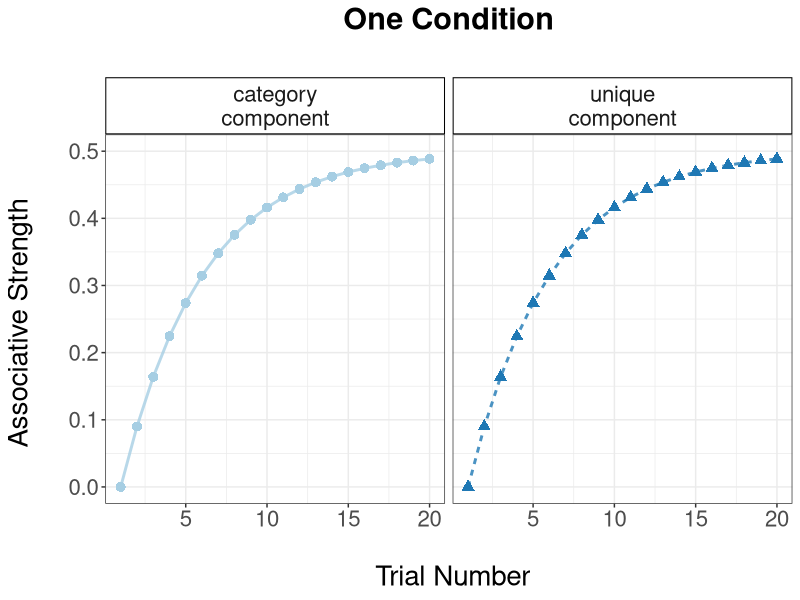
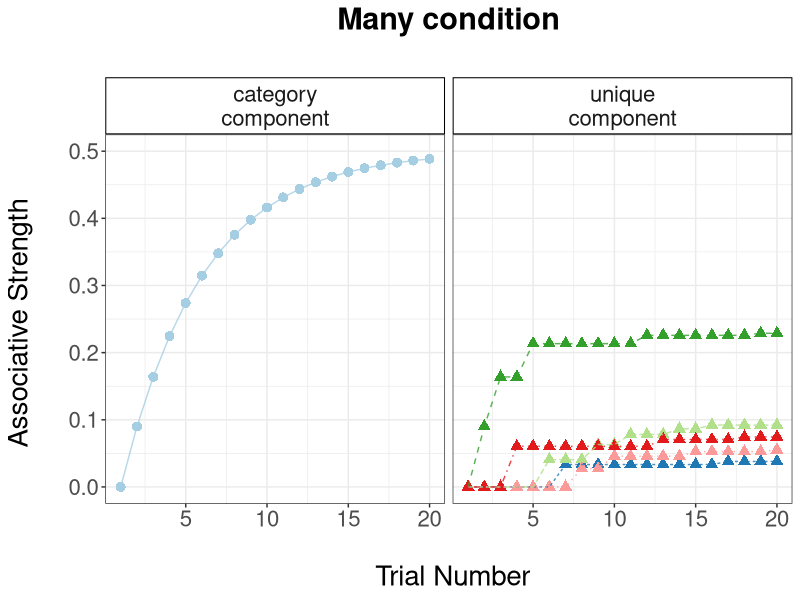
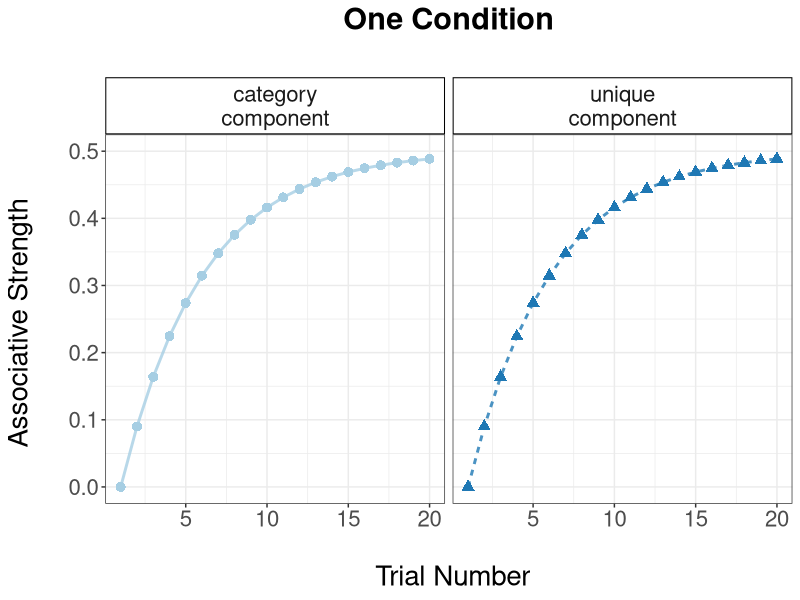
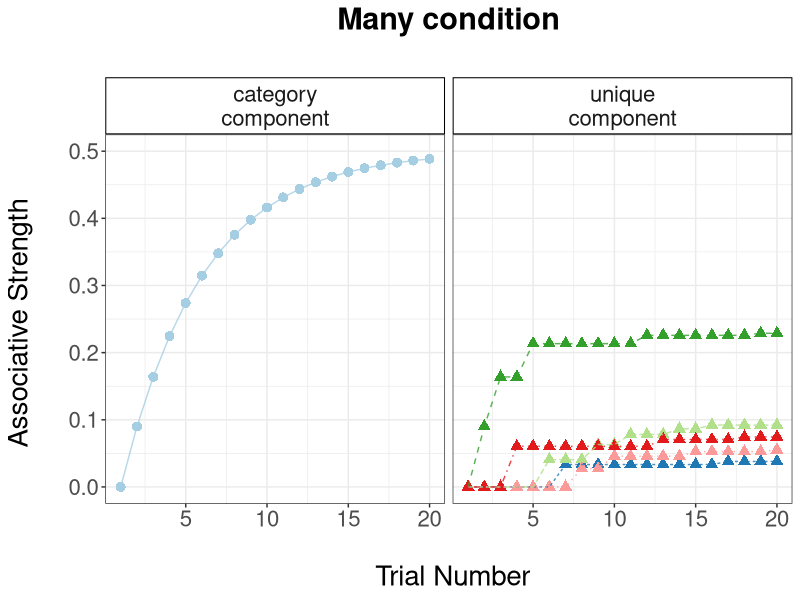

R code for these plots, in order:
#####  generating predictions from the Rescola-Wagner model

##packages
library(tidyverse)
library(ggplot2)

## set wd
setwd("C:/Users/siskr01/GitHub/CSCond_analysis/analysis_All")

### Rescola-Wagner model

update_RW <- function (value, alpha, beta, lambda){
  
  #value of compound stimulus
  value_compound <- sum(value)
  
  #compute prediction error
  prediction_error <- lambda - value_compound
  
  #compute change in strength
  value_change <- alpha * beta * prediction_error
  
  #update associative value
  value <- value + value_change
  
  #return new value
  return(value)
  
}

### simulate learning phase: one vs. many
set.seed(88)

#number of trials per category:
n_trials <- 20

### associative strength for each stimulus component

#lambda <- 1 #positive valence
beta <- .3

conditions <- c("one", "many")
valence <- c("neg", "pos")

for (val in valence) {
  if (val == "pos"){
    
    lambda <- 1 #positive valence
    
    ##store results
    #calculate associative values for one condition
    strengthOne <- tibble(trial_nr = 1:n_trials,
                          valuesA = numeric(n_trials), #category-defining component
                          values1 = numeric(n_trials),
                          values2 = numeric(n_trials),
                          values3 = numeric(n_trials),
                          values4 = numeric(n_trials),
                          values5 = numeric(n_trials),
                          #always same stimulus presentation in One
                          stim_selected = 1,
    )
    
    #calculate associative values for many condition
    strengthMany <- tibble(trial_nr = 1:n_trials,
                           valuesA = numeric(n_trials),
                           values1 = numeric(n_trials),
                           values2 = numeric(n_trials),
                           values3 = numeric(n_trials),
                           values4 = numeric(n_trials),
                           values5 = numeric(n_trials),
                           #random stimulus presentation in Many
                           stim_selected = sample(rep(1:5, n_trials/4), size = n_trials, replace = FALSE))
    
    for (condition in conditions){
      if (condition == "one") {
        for (trial in 2:n_trials){
          
          #attention can only be devoted towards the first two elements of the stimulus
          alpha_manually <- c(.3, .3, 0, 0, 0, 0)
          
          ### predictive values for 20 trials, pairing each CS consistently with USs
          
          #get assiciative values from previous trial
          v_old <- c(strengthOne$valuesA[trial-1], 
                     strengthOne$values1[trial-1],
                     strengthOne$values2[trial-1],
                     strengthOne$values3[trial-1],
                     strengthOne$values4[trial-1],
                     strengthOne$values5[trial-1]
          )
          
          #calculate associative strengths
          v_new <- update_RW(v_old, alpha = alpha_manually , beta, lambda)
          print(v_new)
          
          ##store results
          strengthOne$valuesA[trial] <- v_new[1]
          strengthOne$values1[trial] <- v_new[2]
          strengthOne$values2[trial] <- v_new[3]
          strengthOne$values3[trial] <- v_new[4]
          strengthOne$values4[trial] <- v_new[5]
          strengthOne$values5[trial] <- v_new[6]
        }
        
      } else {
        #many condition
        
        for (trial in 2:n_trials) {
          
          #randomly select which combination of category-defining component and
          #unique component is displayed to participant
          
          if (strengthMany$stim_selected[trial] == 1){
            alpha_manually <- c(.3, .3, 0, 0, 0, 0)
          } else if (strengthMany$stim_selected[trial] == 2){
            alpha_manually <- c(.3, 0, .3, 0, 0, 0)
          } else if (strengthMany$stim_selected[trial] == 3){
            alpha_manually <- c(.3, 0, 0, .3, 0, 0)
          } else if (strengthMany$stim_selected[trial] == 4){
            alpha_manually <- c(.3, 0, 0, 0, .3, 0)
          } else {
            alpha_manually <- c(.3, 0, 0, 0, 0, .3)
          }
          
          ###predictive values for 20 trials, pairing each CS consistently with USs
          
          #get associative values from previous trial
          v_old <- c(strengthMany$valuesA[trial-1], 
                     strengthMany$values1[trial-1],
                     strengthMany$values2[trial-1],
                     strengthMany$values3[trial-1],
                     strengthMany$values4[trial-1],
                     strengthMany$values5[trial-1]
          )
          
          #calculate associative strengths
          v_new <- update_RW(v_old, alpha = alpha_manually , beta, lambda)
          
          #store results in strengthMany data frame
          strengthMany$valuesA[trial] <- v_new[1]
          strengthMany$values1[trial] <- v_new[2]
          strengthMany$values2[trial] <- v_new[3]
          strengthMany$values3[trial] <- v_new[4]
          strengthMany$values4[trial] <- v_new[5]
          strengthMany$values5[trial] <- v_new[6]
          
        }
      }
    }
    
    strengthOne
    strengthMany
    
    #### store outcomes: associative strength for cues at 20th trial
    associativeStrengthPos <- tibble(condition = rep(c("one", "many"),2),
                                  cue = c("same", "same", "varying", "varying"),
                                  val = rep(c("pos"), 4),
                                  strength = c(as.numeric(strengthOne[n_trials,2]),
                                               as.numeric(strengthMany[n_trials,2]),
                                               as.numeric(strengthOne[n_trials,3]),
                                               as.numeric(strengthMany[n_trials, 3]))) %>%
      arrange(condition)

    associativeStrengthPos
    
  } else {
    ##### same calculations for negative valence
    lambda <- -1 #negative valence
    
    ##store results
    #calculate associative values for one condition
    strengthOne <- tibble(trial_nr = 1:n_trials,
                          valuesA = numeric(n_trials), #category-defining component
                          values1 = numeric(n_trials),
                          values2 = numeric(n_trials),
                          values3 = numeric(n_trials),
                          values4 = numeric(n_trials),
                          values5 = numeric(n_trials),
                          #always same stimulus presentation in One
                          stim_selected = 1,
    )
    
    #calculate associative values for many condition
    strengthMany <- tibble(trial_nr = 1:n_trials,
                           valuesA = numeric(n_trials),
                           values1 = numeric(n_trials),
                           values2 = numeric(n_trials),
                           values3 = numeric(n_trials),
                           values4 = numeric(n_trials),
                           values5 = numeric(n_trials),
                           #random stimulus presentation in Many
                           stim_selected = sample(rep(1:5, n_trials/4), size = n_trials, replace = FALSE))
    
    for (condition in conditions){
      if (condition == "one") {
        for (trial in 2:n_trials){
          
          #attention can only be devoted towards the first two elements of the stimulus
          alpha_manually <- c(.3, .3, 0, 0, 0, 0)
          
          ### predictive values for 20 trials, pairing each CS consistently with USs
          
          #get assiciative values from previous trial
          v_old <- c(strengthOne$valuesA[trial-1], 
                     strengthOne$values1[trial-1],
                     strengthOne$values2[trial-1],
                     strengthOne$values3[trial-1],
                     strengthOne$values4[trial-1],
                     strengthOne$values5[trial-1]
          )
          
          #calculate associative strengths
          v_new <- update_RW(v_old, alpha = alpha_manually , beta, lambda)
          print(v_new)
          
          ##store results
          strengthOne$valuesA[trial] <- v_new[1]
          strengthOne$values1[trial] <- v_new[2]
          strengthOne$values2[trial] <- v_new[3]
          strengthOne$values3[trial] <- v_new[4]
          strengthOne$values4[trial] <- v_new[5]
          strengthOne$values5[trial] <- v_new[6]
        }
        
      } else {
        #many condition
        
        for (trial in 2:n_trials) {
          
          #randomly select which combination of category-defining component and
          #unique component is displayed to participant
          
          if (strengthMany$stim_selected[trial] == 1){
            alpha_manually <- c(.3, .3, 0, 0, 0, 0)
          } else if (strengthMany$stim_selected[trial] == 2){
            alpha_manually <- c(.3, 0, .3, 0, 0, 0)
          } else if (strengthMany$stim_selected[trial] == 3){
            alpha_manually <- c(.3, 0, 0, .3, 0, 0)
          } else if (strengthMany$stim_selected[trial] == 4){
            alpha_manually <- c(.3, 0, 0, 0, .3, 0)
          } else {
            alpha_manually <- c(.3, 0, 0, 0, 0, .3)
          }
          
          ###predictive values for 20 trials, pairing each CS consistently with USs
          
          #get associative values from previous trial
          v_old <- c(strengthMany$valuesA[trial-1], 
                     strengthMany$values1[trial-1],
                     strengthMany$values2[trial-1],
                     strengthMany$values3[trial-1],
                     strengthMany$values4[trial-1],
                     strengthMany$values5[trial-1]
          )
          
          #calculate associative strengths
          v_new <- update_RW(v_old, alpha = alpha_manually , beta, lambda)
          
          #store results in strengthMany data frame
          strengthMany$valuesA[trial] <- v_new[1]
          strengthMany$values1[trial] <- v_new[2]
          strengthMany$values2[trial] <- v_new[3]
          strengthMany$values3[trial] <- v_new[4]
          strengthMany$values4[trial] <- v_new[5]
          strengthMany$values5[trial] <- v_new[6]
          
        }
      }
    }
    
    strengthOne
    strengthMany
    
    #### store outcomes: associative strength for cues at 20th trial
    
    associativeStrengthNeg <- tibble(condition = rep(c("one", "many"),2),
                                     cue = c("same", "same", "varying", "varying"),
                                     val = rep(c("neg"), 4),
                                     strength = c(as.numeric(strengthOne[n_trials,2]),
                                                  as.numeric(strengthMany[n_trials, 2]),
                                                  as.numeric(strengthOne[n_trials,3]),
                                                  as.numeric(strengthMany[n_trials,3]))) %>%
      arrange(condition)
    associativeStrengthNeg
    
  }
}

### concat results
associativeStrength <- bind_rows(associativeStrengthPos, associativeStrengthNeg)
associativeStrength
write_csv(associativeStrength, "associativeStrength.csv")

##### plot how associative strengths develop over time
plotOne <-  strengthOne %>% 
  pivot_longer(!trial_nr, names_to = "CS", values_to = "values") %>% 
  mutate(CS = factor(CS)) %>% 
  filter(CS %in% c ("valuesA", "values1")) %>% 
  mutate(CS = factor(CS, levels = c("valuesA", "values1"), 
                     labels = c("category\ncomponent", "unique\ncomponent"))) %>%
  group_by(CS) %>% 
  ggplot(aes(x = trial_nr, y = values, color = CS)) +
    geom_point(aes (pch = CS), size = 3) +
    geom_line(aes(linetype = CS, color = CS), alpha = .8, size = 1)+
    facet_grid(. ~ CS) +
    ylim(0, 0.5) +
    ggtitle('One Condition\n') +
    xlab ('\n Trial Number') +
    ylab ('Associative Strength \n') +
    scale_color_brewer(palette = "Paired") +
    theme_bw() +
    labs(fill = "Valence") +
    theme(plot.title = element_text (hjust = 0.5, face = "bold", size = 22),
          text = element_text(size=20),
          strip.background = element_rect(colour="black", fill="white", 
                                          size=.7, linetype="solid"),
          legend.position = "none"
          )
plotOne
ggsave("figures/one.png", plotOne, width = 10, height = 4)

plotManyPrep <-  strengthMany %>% 
  select(-stim_selected) %>% 
  pivot_longer(!trial_nr, names_to = "CS", values_to = "values") %>%
  mutate(CS = factor(CS, 
                     levels = c("valuesA", "values1", "values2", "values3", "values4", "values5"), 
                     labels = c("CS", "contextual cues", "cue2", "cue3", "cue4", "cue5")),
         type = factor(CS,
                       levels = c("CS", "contextual cues", "cue2", "cue3", "cue4", "cue5"),
                       labels = c("category\ncomponent", "unique\ncomponent", "unique\ncomponent", "unique\ncomponent", 
                                  "unique\ncomponent", "unique\ncomponent"))) %>%  
  group_by(CS)
plotManyPrep 

plotMany <-  ggplot(plotManyPrep, aes(x = trial_nr, y = values)) +
  facet_grid(. ~ type) +
  geom_point(aes (color = CS, pch = type), size = 3) +
  geom_line(aes(linetype = CS, color = CS), alpha = .8)+
  ylim(0, 0.5) +
  ggtitle('Many condition\n') +
  xlab ('\n Trial Number') +
  ylab ('Associative Strength \n') +
  scale_color_brewer(palette = "Paired") +
  theme_bw() +
  labs(fill = "Valence") +
  theme(plot.title = element_text (hjust = 0.5, face = "bold", size = 22),
        text = element_text(size=20),
        strip.background = element_rect(colour="black", fill="white", 
                                        size=.7, linetype="solid"),
        legend.position = "none"
  )
plotMany
ggsave("figures/many.jpg", plotMany, width = 10, height = 4)


